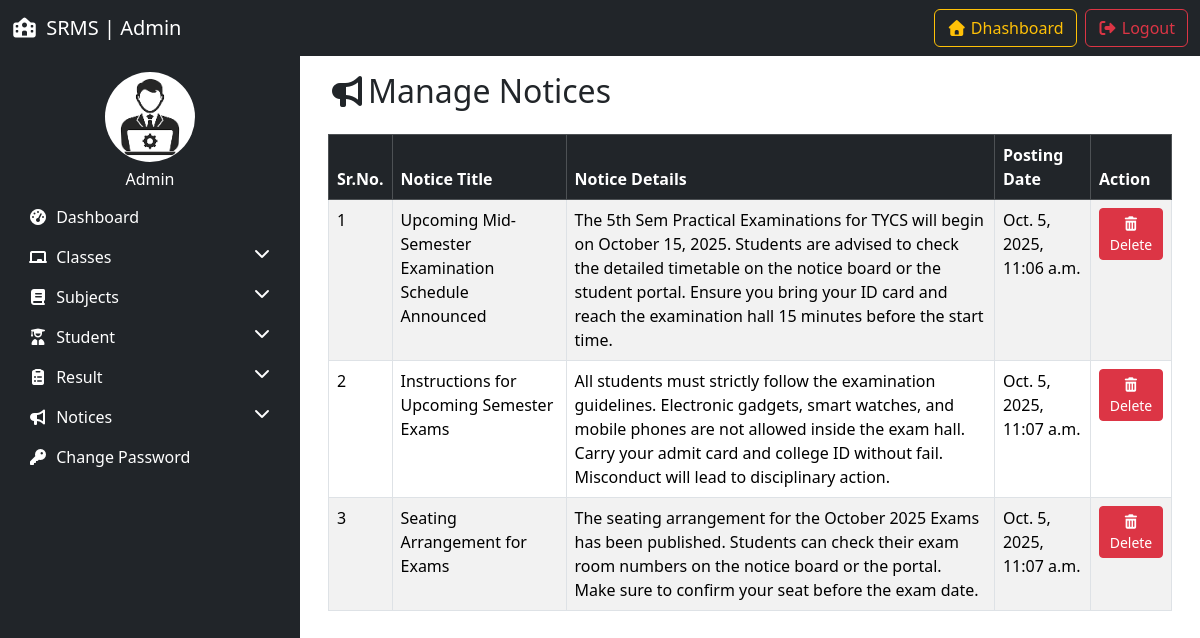
The page /manage_notice/ (signed in) on the database as committed earlier.
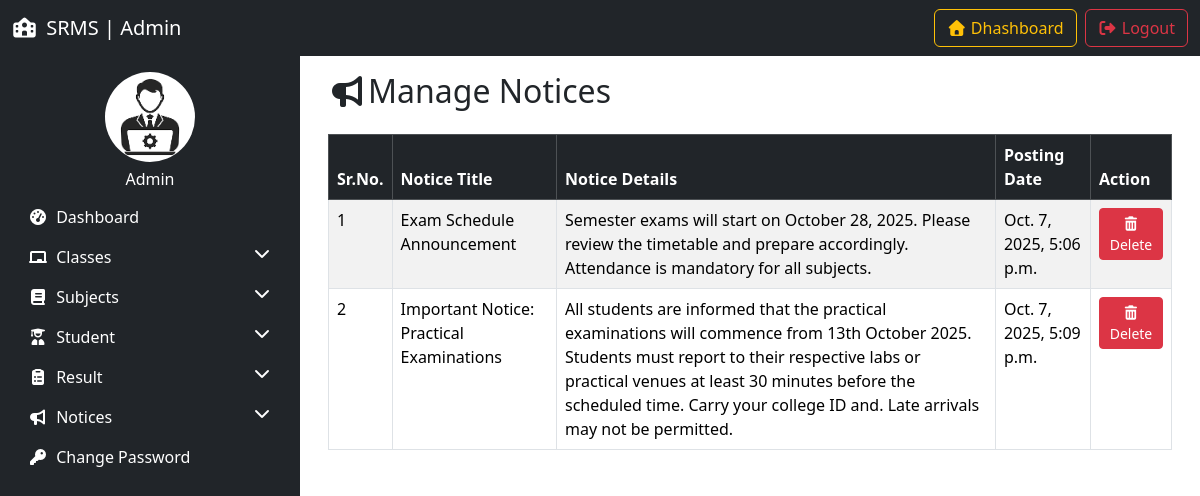
The same page on the database as committed later.
### resultapp/models.py (models this page shows, shortened)
class Notice(models.Model):
    title = models.CharField(max_length=100)
    detail = models.TextField()
    posting_date = models.DateTimeField(auto_now_add=True)
    updation_date = models.DateTimeField(auto_now=True)

### resultapp/views.py (the view, shortened to what this page needs)
# urls.py: path('manage_notice/',manage_notice, name='manage_notice'),
@login_required
def manage_notice(request):
    notices = Notice.objects.all()
    return render(request,'manage_notice.html', locals())

### resultapp/templates/manage_notice.html (shortened to what this page needs)
{% extends 'admin_base.html' %}
{% load static %}
{% block content %}
<div class="container">
    <h2 class="mb-4"><i class="fas fa-bullhorn"></i>Manage Notices</h2>
    <table class="table table-bordered table-striped">
        <thead class="table-dark">
            <tr>
                <th>Sr.No.</th>
                <th>Notice Title</th>
                <th>Notice Details</th>
                <th>Posting Date</th>
                <th>Action</th>
            </tr>
        </thead>
        <tbody>
            {% for i in notices %}
             <tr>
                <td>{{forloop.counter}}</td>
                <td>{{i.title}}</td>
                <td>{{i.detail}}</td>
                <td>{{i.posting_date}}</td>
                <td>
                    <a href="?delete={{i.id}}" onclick="return confirm('Are you sure you want to delete this notice?')" class="btn btn-sm btn-danger"><i class="fas fa-trash-alt"></i> Delete</a>
                </td>
            </tr>
            {% empty %}
            <tr>
                <td colspan="6" class="text-center">No Notices Found</td>
            </tr>
            {% endfor %}
        </tbody>
    </table>
</div>
{% endblock %}

Rows that differ between the two databases and show on the page:
removed Notice: title "Upcoming Mid-Semester Examination Schedule Announced", detail "The 5th Sem Practical Examinations for TYCS will begin on October 15, 2025. Students are advised to check the detailed timetable on the notice board or the student portal. Ensure you bring your ID card and reach the examination hall 15 minutes before the start time.", posting_date "Oct. 5, 2025, 11:06 a.m."
removed Notice: title "Instructions for Upcoming Semester Exams", detail "All students must strictly follow the examination guidelines. Electronic gadgets, smart watches, and mobile phones are not allowed inside the exam hall. Carry your admit card and college ID without fail. Misconduct will lead to disciplinary action.", posting_date "Oct. 5, 2025, 11:07 a.m."
removed Notice: title "Seating Arrangement for Exams", detail "The seating arrangement for the October 2025 Exams has been published. Students can check their exam room numbers on the notice board or the portal. Make sure to confirm your seat before the exam date.", posting_date "Oct. 5, 2025, 11:07 a.m."
added Notice: title "Exam Schedule Announcement", detail "Semester exams will start on October 28, 2025. Please review the timetable and prepare accordingly. Attendance is mandatory for all subjects.", posting_date "Oct. 7, 2025, 5:06 p.m."
added Notice: title "Important Notice: Practical Examinations", detail "All students are informed that the practical examinations will commence from 13th October 2025. Students must report to their respective labs or practical venues at least 30 minutes before the scheduled time. Carry your college ID and. Late arrivals may not be permitted.", posting_date "Oct. 7, 2025, 5:09 p.m."
